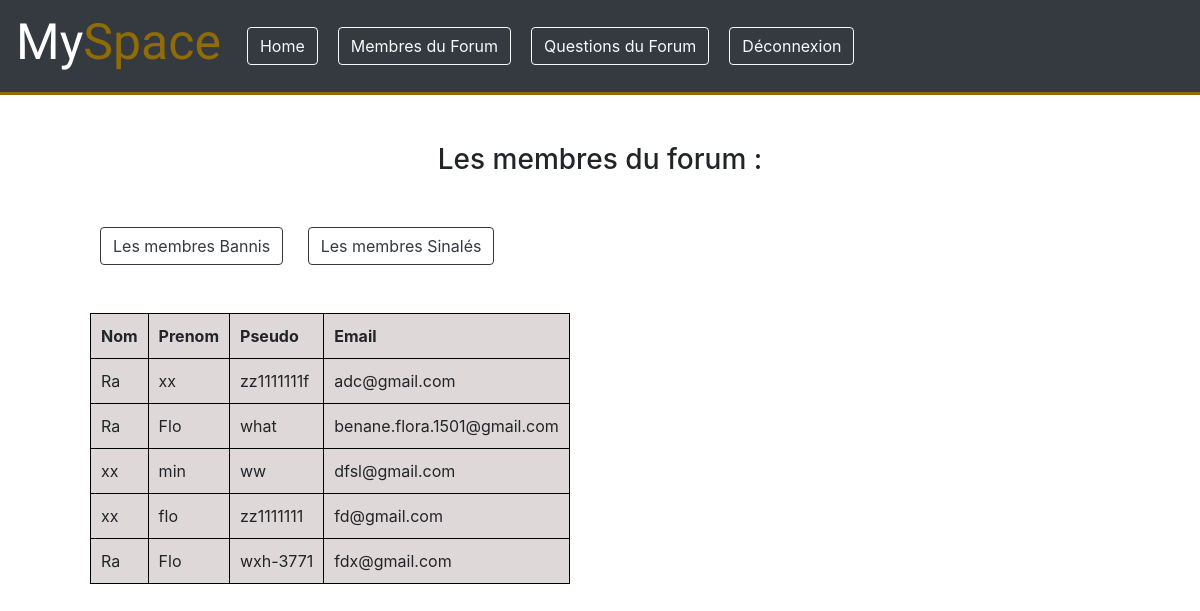
Page /admin/v/membres.php (signed in) on the committed database.
### tables this page shows
CREATE TABLE `users` (
  `email` varchar(255) NOT NULL,
  `pseudo` varchar(255) NOT NULL,
  `nom` varchar(255) NOT NULL,
  `prenom` varchar(255) NOT NULL,
  `mdp` text NOT NULL,
  `valeur_par_defaut` int(11) NOT NULL
);

### admin/c/membres_action.php (called while the page is built)
<?php
require('../../utilisateur/m/conbd.php');
$RecupUsers = $bdd->query('SELECT * FROM users');
?>

### admin/v/membres.php (the view, shortened to what this page needs)
<?php
require('../c/membres_action.php');
?>
<!DOCTYPE html>
<html lang="fr">
     <head>
         <link rel="stylesheet" href="./css/membre.css">
         <link rel="stylesheet" href="../../utilisateur/v/css/navbar.css">
         <link rel="stylesheet" href="http://maxcdn.bootstrapcdn.com/font-awesome/4.2.0/css/font-awesome.min.css">
         <link rel="stylesheet" href="https://cdn.jsdelivr.net/npm/bootstrap@4.6.1/dist/css/bootstrap.min.css">
      </head>
    <body>
         <?php
            require('../../utilisateur/v/includes/navbar.php');
         ?>
         <br><br>
         <h3>Les membres du forum : </h3>
         <div class="btn1">
           <a href="membres_banni.php"><button class="btn btn-outline-dark my-2 my-sm-0" type="button">Les membres Bannis</button></a>
           <a href="membres_signales.php"><button class="btn btn-outline-dark my-2 my-sm-0" type="button">Les membres Sinalés</button></a>
         </div>
         <br><br>
           <table>
              <tr>
                 <th>Nom</th>
                 <th>Prenom</th>
                 <th>Pseudo</th>
                 <th>Email</th>
              </tr>
              <?php
                  while($users = $RecupUsers->fetch()) {
                     ?>
                    <tr>
                       <td><?= $users['nom']; ?></td>
                      <td><?= $users['prenom']; ?></td>
                      <td><?= $users['pseudo']; ?></td>
                      <td><?= $users['email'];?></td>
                   </tr>
                   <?php
                  }
              ?>
            </table>
            <br>
    </body>
</html>

### admin/v/css/membre.css (style rules this page uses)
h3 { display: flex; justify-content: center; margin-bottom: 50px; }
div.btn1 { margin-left: 90px; margin-top: 50px; border-bottom: 40px; }
table { margin-left: 90px; margin-bottom: 20px; background-color: rgb(222, 216, 216); border-radius: 5px; }
th, td { border:1px solid black; padding: 10px; }

### utilisateur/v/css/navbar.css (style rules this page uses)
.btn { margin:10px; }

### rows in the picture
users: nom "Ra", prenom "xx", pseudo "zz1111111f", email "adc@gmail.com"
users: nom "Ra", prenom "Flo", pseudo "what", email "benane.flora.1501@gmail.com"
users: nom "xx", prenom "min", pseudo "ww", email "dfsl@gmail.com"
users: nom "xx", prenom "flo", pseudo "zz1111111", email "fd@gmail.com"
users: nom "Ra", prenom "Flo", pseudo "wxh-3771", email "fdx@gmail.com"
